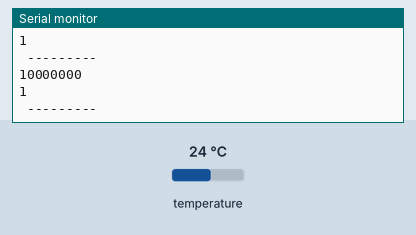
Recording of a sketch running on a simulated Arduino Uno, built with avr-gcc and run on an emulated ATmega328P. On the bench: the last lines printed to the serial monitor. Wiring (inferred from the names in the program): DS18B20 sensor: data pin 4. Inputs (shaded band) come from the test bench; at power-on: temperature 24 °C.

Above: at 1.2 s.
1.3 s: temperature set to 12 °C
At 1.76 s:
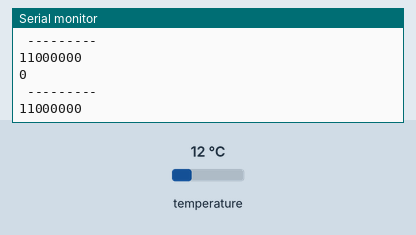
2.8 s: temperature set to 19 °C
At 2.83 s:
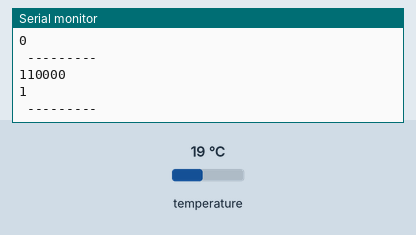
Timing chart, 0 to 5.8 s (numbered marks = the images above; inputs shaded):
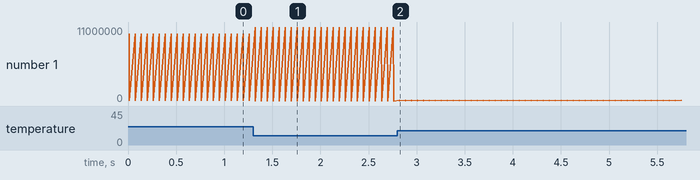

The sketch:

MASTER_READ_TEST.ino
```cpp
/*
  MASTER_TEST_2
*/

const int PIN = 4;

uint data = 0;

void setup() {
    Serial.begin(115200);
}

// uint8_t inData[8] = {
//   0,0,0,0,0,0,0,0
// };
uint8_t inData = 0;

void loop() {
  if(!reset()) return;

  DS18B20_Write(0xCC);
  DS18B20_Write(0x44);
  // Serial.println("");

  if (!reset()) return;
  DS18B20_Write(0xCC);          // Send skip ROM command
  DS18B20_Write(0xBE);          // Read the register, a total of nine bytes, the first two bytes are the conversion value

  Serial.println(read(), BIN);
  Serial.println(read(), BIN);
  Serial.println(" ---------");
  delay(50);
}

uint8_t read(){
  uint8_t data = 0;
  for(int i = 0; i < 8; i++){
    data = data | readBit() << i;
    delayMicroseconds(3); // added
  };
  return data;
}

int getTemp(){
    if (!reset()) return -1;
    DS18B20_Write(0xCC);  // Send skip ROM command / пропуск ROM
    DS18B20_Write(0x44);  // Send reading start conversion command / Температурного преобразования [44h]

    delay(10); // 750

    if (!reset()) return -1;
    DS18B20_Write(0xCC);          // Send skip ROM command
    DS18B20_Write(0xBE);          // Read the register, a total of nine bytes, the first two bytes are the conversion value

    uint16_t temp = read();    // Low byte
    temp |= read() << 8;  // High byte
    return temp; // conversion accuracy is 0.0625 / LSB
    // return temp * 0.0625; // conversion accuracy is 0.0625 / LSB
}

uint8_t readBit(){
  uint8_t r;

  noInterrupts();

  pinMode(PIN, OUTPUT);
  digitalWrite(PIN, LOW);
  delayMicroseconds(5); // change 3 ->> 5

  pinMode(PIN, INPUT);
  delayMicroseconds(10);
  r = digitalRead(PIN);
  delayMicroseconds(53);

  interrupts();
  return r;
}

void DS18B20_Write(byte data)
{
  noInterrupts();

  pinMode(PIN, OUTPUT);
  for (int i = 0; i < 8; i++)
  {
    // начало таймслота
    digitalWrite(PIN, LOW);
    delayMicroseconds(10); //10

    // если 1, то устанавлием на пине логическую 1
    if (data & 1) digitalWrite(PIN, HIGH);
    data >>= 1;
    // время на считывание устройством
    delayMicroseconds(55);

    // конец таймслота
    digitalWrite(PIN, HIGH);
    delayMicroseconds(3);

    interrupts();
  }
}


bool reset() {
  pinMode(PIN, OUTPUT);

  digitalWrite(PIN, 0);
  delayMicroseconds(500); // 480 - 960

  bool status = false;
  int counter = 240 * 3.47826;
  pinMode(PIN, INPUT);
  delayMicroseconds(15); // 15-60, на линии значение 1 от подтяжки

  while (counter > 0) { // ждем 0 от slave
    int result = !digitalRead(PIN);
    status = status | result;
    counter--;
  }

  delayMicroseconds(200);
  return status;
}
```

Measured:
- after the input at 1.3 s, the serial monitor: prints a new line at once (image 1)
- after the input at 2.8 s, the serial monitor: prints a new line at once (image 2)
- plotted number 1: 1 → 0 after the input at 1.3 s
